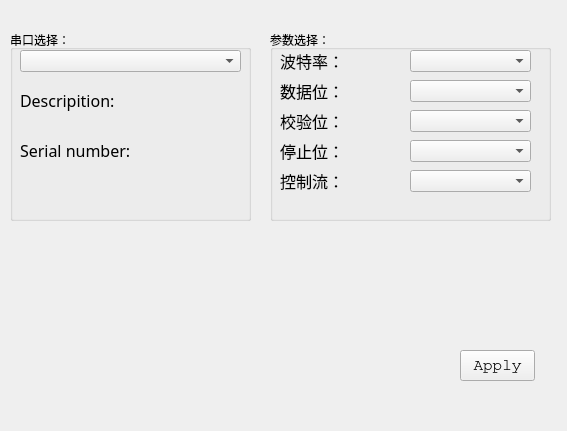
<?xml version="1.0" encoding="UTF-8"?>
<ui version="4.0">
 <class>Dialog</class>
 <widget class="QWidget" name="Dialog">
  <property name="geometry">
   <rect>
    <x>0</x>
    <y>0</y>
    <width>567</width>
    <height>431</height>
   </rect>
  </property>
  <property name="windowTitle">
   <string>串口配置</string>
  </property>
  <widget class="QPushButton" name="applyButton">
   <property name="geometry">
    <rect>
     <x>460</x>
     <y>350</y>
     <width>75</width>
     <height>31</height>
    </rect>
   </property>
   <property name="font">
    <font>
     <family>Courier</family>
     <pointsize>12</pointsize>
    </font>
   </property>
   <property name="text">
    <string>Apply</string>
   </property>
  </widget>
  <widget class="QGroupBox" name="groupBox">
   <property name="geometry">
    <rect>
     <x>10</x>
     <y>30</y>
     <width>241</width>
     <height>191</height>
    </rect>
   </property>
   <property name="title">
    <string>串口选择：</string>
   </property>
   <widget class="QComboBox" name="serialPortInfoListBox">
    <property name="geometry">
     <rect>
      <x>10</x>
      <y>20</y>
      <width>221</width>
      <height>22</height>
     </rect>
    </property>
   </widget>
   <widget class="QLabel" name="label_2">
    <property name="geometry">
     <rect>
      <x>10</x>
      <y>60</y>
      <width>171</width>
      <height>21</height>
     </rect>
    </property>
    <property name="font">
     <font>
      <family>Cascadia Mono Light</family>
      <pointsize>12</pointsize>
      <weight>50</weight>
      <bold>false</bold>
     </font>
    </property>
    <property name="text">
     <string>Descripition:</string>
    </property>
   </widget>
   <widget class="QLabel" name="label_3">
    <property name="geometry">
     <rect>
      <x>10</x>
      <y>110</y>
      <width>171</width>
      <height>21</height>
     </rect>
    </property>
    <property name="font">
     <font>
      <family>Cascadia Mono Light</family>
      <pointsize>12</pointsize>
      <weight>50</weight>
      <bold>false</bold>
     </font>
    </property>
    <property name="text">
     <string>Serial number:</string>
    </property>
   </widget>
  </widget>
  <widget class="QGroupBox" name="groupBox_2">
   <property name="geometry">
    <rect>
     <x>270</x>
     <y>30</y>
     <width>281</width>
     <height>191</height>
    </rect>
   </property>
   <property name="title">
    <string>参数选择：</string>
   </property>
   <widget class="QComboBox" name="stopBitsBox">
    <property name="geometry">
     <rect>
      <x>140</x>
      <y>110</y>
      <width>121</width>
      <height>22</height>
     </rect>
    </property>
   </widget>
   <widget class="QLabel" name="label_7">
    <property name="geometry">
     <rect>
      <x>10</x>
      <y>50</y>
      <width>91</width>
      <height>21</height>
     </rect>
    </property>
    <property name="font">
     <font>
      <family>Cascadia Mono Light</family>
      <pointsize>12</pointsize>
      <weight>50</weight>
      <bold>false</bold>
     </font>
    </property>
    <property name="text">
     <string>数据位：</string>
    </property>
   </widget>
   <widget class="QComboBox" name="parityBox">
    <property name="geometry">
     <rect>
      <x>140</x>
      <y>80</y>
      <width>121</width>
      <height>22</height>
     </rect>
    </property>
   </widget>
   <widget class="QLabel" name="label_6">
    <property name="geometry">
     <rect>
      <x>10</x>
      <y>20</y>
      <width>91</width>
      <height>21</height>
     </rect>
    </property>
    <property name="font">
     <font>
      <family>Cascadia Mono Light</family>
      <pointsize>12</pointsize>
      <weight>50</weight>
      <bold>false</bold>
     </font>
    </property>
    <property name="text">
     <string>波特率：</string>
    </property>
   </widget>
   <widget class="QComboBox" name="baudRateBox">
    <property name="geometry">
     <rect>
      <x>140</x>
      <y>20</y>
      <width>121</width>
      <height>22</height>
     </rect>
    </property>
   </widget>
   <widget class="QLabel" name="label_9">
    <property name="geometry">
     <rect>
      <x>10</x>
      <y>110</y>
      <width>91</width>
      <height>21</height>
     </rect>
    </property>
    <property name="font">
     <font>
      <family>Cascadia Mono Light</family>
      <pointsize>12</pointsize>
      <weight>50</weight>
      <bold>false</bold>
     </font>
    </property>
    <property name="text">
     <string>停止位：</string>
    </property>
   </widget>
   <widget class="QComboBox" name="dataBitsBox">
    <property name="geometry">
     <rect>
      <x>140</x>
      <y>50</y>
      <width>121</width>
      <height>22</height>
     </rect>
    </property>
   </widget>
   <widget class="QLabel" name="label_8">
    <property name="geometry">
     <rect>
      <x>10</x>
      <y>80</y>
      <width>91</width>
      <height>21</height>
     </rect>
    </property>
    <property name="font">
     <font>
      <family>Cascadia Mono Light</family>
      <pointsize>12</pointsize>
      <weight>50</weight>
      <bold>false</bold>
     </font>
    </property>
    <property name="text">
     <string>校验位：</string>
    </property>
   </widget>
   <widget class="QLabel" name="label_5">
    <property name="geometry">
     <rect>
      <x>10</x>
      <y>140</y>
      <width>121</width>
      <height>21</height>
     </rect>
    </property>
    <property name="font">
     <font>
      <family>Cascadia Mono Light</family>
      <pointsize>12</pointsize>
      <weight>50</weight>
      <bold>false</bold>
     </font>
    </property>
    <property name="text">
     <string>控制流：</string>
    </property>
   </widget>
   <widget class="QComboBox" name="flowControlBox">
    <property name="geometry">
     <rect>
      <x>140</x>
      <y>140</y>
      <width>121</width>
      <height>22</height>
     </rect>
    </property>
   </widget>
  </widget>
 </widget>
 <resources/>
 <connections/>
</ui>
